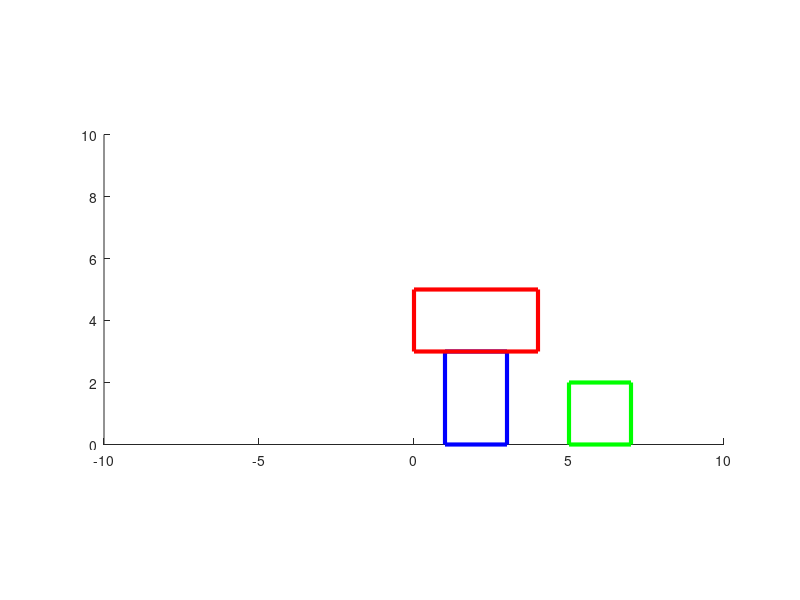
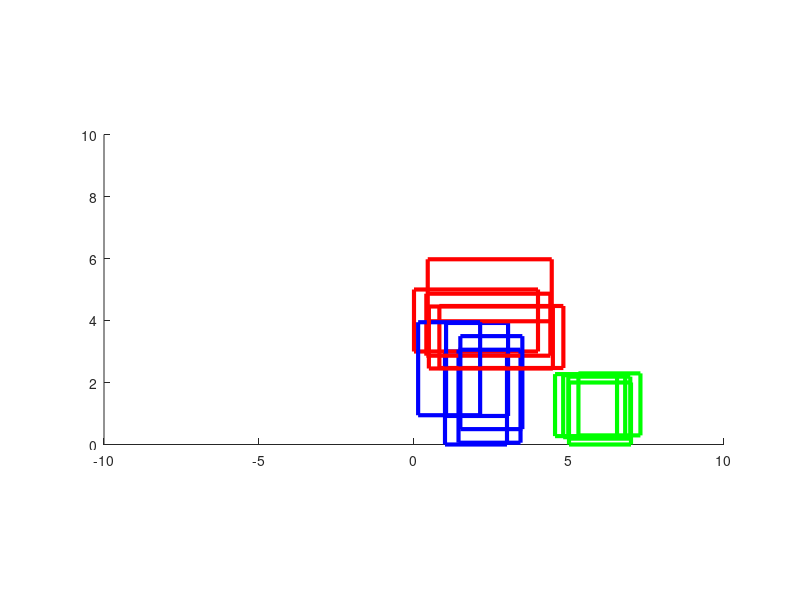

These charts were generated, in order, by the following MATLAB code: (Note: this script raises an error after producing the figures.)
close all
clear all

w1=2;
w2=4;
h1=3;
h2=2;
w3=2;
h3=2;

% position_A=[2*rand(1) 0];
% bx=10*rand(1);
% while ((bx<position_A(1)-w2) ||(bx>position_A(1)+w1))
%    bx=10*rand(1);
% end
% position_B=[bx position_A(2)+h1];
% 
% position_C=[3*rand(1)+ position_A(1)+w1 0];

position_A=[1,0];
position_B=[0,3];
position_C=[5,0];



figure(1)
A=rectangle('Position',[position_A(1) position_A(2) w1 h1],'EdgeColor','b','LineWidth',3);
hold on 
B=rectangle('Position',[position_B(1) position_B(2) w2 h2],'EdgeColor','r','LineWidth',3);
hold on 
C=rectangle('Position',[position_C(1) position_C(2) w3 h3],'EdgeColor','g','LineWidth',3);
axis equal
axis([-10 10 0 10])


%center_A=[2,1.5]
%center_B=[2,4]


positions_for_A(1,:)=[position_A(1) normrnd(position_A(1),0.5,1,4)];
positions_for_B(1,:)=[position_B(1) normrnd(position_B(1),0.5,1,4)];
positions_for_A(2,:)=[position_A(2) normrnd(position_A(2),0.5,1,4)];
positions_for_B(2,:)=[position_B(2) normrnd(position_B(2),0.5,1,4)];
positions_for_C(1,:)=[position_C(1) normrnd(position_C(1),0.5,1,4)];
positions_for_C(2,:)=[position_C(2) normrnd(position_C(2),0.5,1,4)];

% positions_for_B= [0,0.600142508808630,0.593930795648753,0.249517740562795,1.80886262051925,0.401336339818801,0.401844497039815;
%     3,2.62405263065905,3.75813344832298,2.98371674540276,3.81799982863915,2.78747075469498,3.29471668335911];
% positions_for_A=[1,3.72102317542056,1.46803574249391,3.70674065758628,2.46242533721697,1.78982055662434,0.609623707440825;
%     0,1.47020128084852,0.612511298166949,0.812323004640796,0.545540103526116,0.199189444075264,0.397466995795309];
% 
no_A=length(positions_for_A(1,:));
no_B=length(positions_for_B(1,:));
no_C=length(positions_for_C(1,:));

figure(2)
for i=1:no_A
    while(positions_for_A(2,i) < 0) % Keep the objects above the surface
        positions_for_A(2,i)=normrnd(position_A(2),0.5,1,1);
    end
    while(positions_for_A(1,i) < 0) % Keep the objects above the surface
        positions_for_A(1,i)=normrnd(position_A(1),0.5,1,1);
    end
    while(positions_for_B(2,i) < 0)
        positions_for_B(2,i)=normrnd(position_B(2),0.5,1,1);
    end
    while(positions_for_B(1,i) < 0)
        positions_for_B(1,i)=normrnd(position_B(1),0.5,1,1);
    end
    while(positions_for_C(2,i) < 0)
        positions_for_C(2,i)=normrnd(position_C(2),0.5,1,1);
    end
    while(positions_for_C(1,i) < 0)
        positions_for_C(1,i)=normrnd(position_C(1),0.5,1,1);
    end
    rectangle('Position',[positions_for_A(1,i) positions_for_A(2,i) 2 3],'EdgeColor','b','LineWidth',3);
    hold on
    rectangle('Position',[positions_for_B(1,i) positions_for_B(2,i) 4 2],'EdgeColor','r','LineWidth',3);
    hold on
    rectangle('Position',[positions_for_C(1,i) positions_for_C(2,i) 2 2],'EdgeColor','g','LineWidth',3);
    hold on
    axis equal
    axis([-10 10 0 10]);
end
hold off

%Assign unary potentials from observtions--uniform unary potentials
unaryA=ones(no_A,1);
unaryB=ones(no_B,1);
unaryC=ones(no_C,1);

% for i=1:length(positions_for_A(1,:))
%     sigma1 = 0.1;
%     sigma2 = 0.5;
%     if(positions_for_A(2,i) > 1.5)
%         unaryA(:,i)= exp(-dist(positions_for_A(2,i))/2*sigma1^2);
%     elseif (positions_for_A(2,i) <1)
%         unaryA(:,i)=[0.5;0.5];
%     end
%     if(positions_for_B(2,i) > 1.5)
%         unaryB(:,i)=[0.4;0.6];
%     elseif (positions_for_B(2,i) <1)
%         unaryB(:,i)=[0.5;0.5];
%     end
% 
% end

%Assign Edge Potentials . Only a pair from (A,B) have edge potenitals not
%(A,A) and not (B,B)

BinaryAB= zeros(no_A,no_B);
Sigma=0.04;

for i=1:no_A
    for j=1:no_B
        %calculate the approximate center of the bounding boxes using the
        % posiitons and dimensions of the boxes
        x1= positions_for_A (1,i) +  w1/2; % I do not quite know if the objects will be in the directions of axes
        y1= positions_for_A (2,i) +  h1/2;
        x2= positions_for_B (1,j) +  w2/2; % I do not quite know if the objects will be in the directions of axes
        y2= positions_for_B (2,j) +  h2/2;
        if (x1>=x2)
            if (y1>=y2)
                if (y1==y2)
                    BinaryAB(i,j)=0.8;
                elseif((y1-y2)>1.2*((h1+h2)/2))
                    if((x1-x2)>1.1*(w1+w2)/2)
                      %Binary(i,j) = exp(-(((x1-x2)-((w1+w2)/2))^2+ ((y1-y2)-((h1+h2)/2))^2)/(2*Sigma));
                      BinaryAB(i,j) = 0.001;%exp(-(min((x1-x2),(y1-y2))^2)/(2*Sigma));
                    elseif((x1-x2)<0.9*(w1+w2)/2)
                      BinaryAB(i,j)= 0.01;   
                    end
                elseif((y1-y2)<0.8*((h1+h2)/2))
                    if((x1-x2)>= 1.1 *(w1+w2)/2)
                      BinaryAB(i,j) = 0.001%0.8* exp(-(y1-h1/2)^2-2*(y2-h2/2)^2/(2*Sigma));
                    elseif((x1-x2)< 0.9 *(w1+w2)/2)
                      BinaryAB(i,j)= 0.01;
                    end
                else
                    if((x1-x2)==(w1+w2)/2 || (y1-y2)==((h1+h2)/2))
                       BinaryAB(i,j)=0.8;
                    end
                end
            else
                if((y2-y1)>=1.2*((h1+h2)/2))
                    if((x1-x2)>=1.2*(w1+w2)/2)
                     % Binary(i,j) = exp(-(((x1-x2)-((w1+w2)/2))^2+ ((y2-y1)-((h1+h2)/2))^2)/(2*Sigma));
                      BinaryAB(i,j) = 0.01 ;%exp(-(min((x1-x2),(y2-y1))^2)/(2*Sigma));
                    elseif ((x1-x2)<0.9*(w1+w2)/2)
                      BinaryAB(i,j)= 0.01;% exp(-(x1-x2)^2/(2*Sigma));
                    end
                elseif((y2-y1)<0.8*((h1+h2)/2))
                    if((x1-x2)>=1.1 * (w1+w2)/2)
                      BinaryAB(i,j) =0.001; %0.8* exp(-(y2-h2/2)^2-2*(y1-h1/2)^2/(2*Sigma));
                    elseif((x1-x2)< 0.9 * (w1+w2)/2)
                      BinaryAB(i,j)= 0.01;
                    end
                else
                     if((x1-x2)==(w1+w2)/2 || (y2-y1)==((h1+h2)/2))
                         BinaryAB(i,j)=0.8;
                     end
                end
            end
        else
            if (y1>=y2)
                if (y1==y2)
                    BinaryAB(i,j)=0.8;
                elseif((y1-y2)>1.2 *((h1+h2)/2))
                    if((x2-x1)>=1.1*(w1+w2)/2)
                      %Binary(i,j) = exp(-(((x2-x1)-((w1+w2)/2))^2+ ((y1-y2)-((h1+h2)/2))^2)/(2*Sigma));
                      BinaryAB(i,j) = 0.01; %exp(-(min((x2-x1),(y1-y2))^2)/(2*Sigma));

                    elseif((x2-x1)<0.9*(w1+w2)/2)
                      BinaryAB(i,j)= 0.01; %exp(-(x2-x1)^2/(2*Sigma));
                    end
                elseif((y1-y2)<0.8 *((h1+h2)/2))
                    if((x2-x1)>=1.1*(w1+w2)/2)
                      BinaryAB(i,j) = 0.001; %0.8 * exp(-(y1-h1/2)^2-2*(y2-h2/2)^2/(2*Sigma));
                    elseif((x2-x1)<0.9*(w1+w2)/2)
                      BinaryAB(i,j)= 0.01;
                    end
                else
                      if ((x2-x1)==(w1+w2)/2 && (y1-y2)==((h1+h2)/2))
                          BinaryAB(i,j)=0.8;
                      end
                end
            else
                if((y2-y1)>=1.2*((h1+h2)/2))
                    if((x2-x1)>=1.2*(w1+w2)/2)
%                       Binary(i,j) = exp(-(((x2-x1)-((w1+w2)/2))^2+ ((y2-y1)-((h1+h2)/2))^2)/(2*Sigma));
                      BinaryAB(i,j) = 0.01 ;%exp(-(min((x2-x1),(y2-y1))^2)/(2*Sigma));

                    elseif((x2-x1)<0.9*(w1+w2)/2)
                      BinaryAB(i,j)= 0.01; %exp(-(x1-x2)^2/(2*Sigma));
                    end
                elseif((y2-y1)<0.9*((h1+h2)/2))
                    if((x2-x1)>=1.1*(w1+w2)/2)
                      BinaryAB(i,j) = 0.001; %0.8 * exp(-(y2-h2/2)^2-2*(y1-h1/2)^2/(2*Sigma));
                    elseif((x2-x1)<0.9*(w1+w2)/2)
                      BinaryAB(i,j)= 0.01;
                    end
                else
                    if(((x2-x1)==(w1+w2)/2) && (y2-y1)==((h1+h2)/2))
                       BinaryAB(i,j)=0.8;
                    end
                end
            end
        end
    end
end

BinaryAB=BinaryAB/sum(sum(BinaryAB));

BinaryAC= zeros(no_A,no_C);
Sigma=0.04;

for i=1:no_A
    for j=1:no_C
        %calculate the approximate center of the bounding boxes using the
        % posiitons and dimensions of the boxes
        x1= positions_for_A (1,i) +  w1/2; % I do not quite know if the objects will be in the directions of axes
        y1= positions_for_A (2,i) +  h1/2;
        x2= positions_for_C (1,j) +  w2/2; % I do not quite know if the objects will be in the directions of axes
        y2= positions_for_C (2,j) +  h2/2;
        if (x1>=x2)
            if (y1>=y2)
                if (y1==y2)
                    BinaryAC(i,j)=0.8;
                elseif((y1-y2)>1.2*((h1+h2)/2))
                    if((x1-x2)>1.1*(w1+w2)/2)
                      %Binary(i,j) = exp(-(((x1-x2)-((w1+w2)/2))^2+ ((y1-y2)-((h1+h2)/2))^2)/(2*Sigma));
                      BinaryAC(i,j) = exp(-(min((x1-x2),(y1-y2))^2)/(2*Sigma));
                    elseif((x1-x2)<0.9*(w1+w2)/2)
                      BinaryAC(i,j)= 0.01;   
                    end
                elseif((y1-y2)<0.8*((h1+h2)/2))
                    if((x1-x2)>= 1.1 *(w1+w2)/2)
                      BinaryAC(i,j) = 0.001; %0.8* exp(-(y1-h1/2)^2-2*(y2-h2/2)^2/(2*Sigma));
                    elseif((x1-x2)< 0.9 *(w1+w2)/2)
                      BinaryAC(i,j)= 0.01;
                    end
                else
                    if((x1-x2)==(w1+w2)/2 || (y1-y2)==((h1+h2)/2))
                       BinaryAC(i,j)=0.8;
                    end
                end
            else
                if((y2-y1)>=1.2*((h1+h2)/2))
                    if((x1-x2)>=1.2*(w1+w2)/2)
                     % Binary(i,j) = exp(-(((x1-x2)-((w1+w2)/2))^2+ ((y2-y1)-((h1+h2)/2))^2)/(2*Sigma));
                      BinaryAC(i,j) = 0.01 ;%exp(-(min((x1-x2),(y2-y1))^2)/(2*Sigma));
                    elseif ((x1-x2)<0.9*(w1+w2)/2)
                      BinaryAC(i,j)= 0.01;% exp(-(x1-x2)^2/(2*Sigma));
                    end
                elseif((y2-y1)<0.8*((h1+h2)/2))
                    if((x1-x2)>=1.1 * (w1+w2)/2)
                      BinaryAC(i,j) =0.001 %0.8* exp(-(y2-h2/2)^2-2*(y1-h1/2)^2/(2*Sigma));
                    elseif((x1-x2)< 0.9 * (w1+w2)/2)
                      BinaryAC(i,j)= 0.01;
                    end
                else
                     if((x1-x2)==(w1+w2)/2 || (y2-y1)==((h1+h2)/2))
                         BinaryAC(i,j)=0.8;
                     end
                end
            end
        else
            if (y1>=y2)
                if (y1==y2)
                    BinaryAC(i,j)=0.8;
                elseif((y1-y2)>1.2 *((h1+h2)/2))
                    if((x2-x1)>=1.1*(w1+w2)/2)
                      %Binary(i,j) = exp(-(((x2-x1)-((w1+w2)/2))^2+ ((y1-y2)-((h1+h2)/2))^2)/(2*Sigma));
                      BinaryAC(i,j) = 0.01; %exp(-(min((x2-x1),(y1-y2))^2)/(2*Sigma));

                    elseif((x2-x1)<0.9*(w1+w2)/2)
                      BinaryAC(i,j)= 0.01; %exp(-(x2-x1)^2/(2*Sigma));
                    end
                elseif((y1-y2)<0.8 *((h1+h2)/2))
                    if((x2-x1)>=1.1*(w1+w2)/2)
                      BinaryAC(i,j) = 0.001 ;%0.8 * exp(-(y1-h1/2)^2-2*(y2-h2/2)^2/(2*Sigma));
                    elseif((x2-x1)<0.9*(w1+w2)/2)
                      BinaryAC(i,j)= 0.01;
                    end
                else
                      if ((x2-x1)==(w1+w2)/2 && (y1-y2)==((h1+h2)/2))
                          BinaryAC(i,j)=0.8;
                      end
                end
            else
                if((y2-y1)>=1.2*((h1+h2)/2))
                    if((x2-x1)>=1.2*(w1+w2)/2)
%                       Binary(i,j) = exp(-(((x2-x1)-((w1+w2)/2))^2+ ((y2-y1)-((h1+h2)/2))^2)/(2*Sigma));
                      BinaryAC(i,j) = 0.01 ;%exp(-(min((x2-x1),(y2-y1))^2)/(2*Sigma));

                    elseif((x2-x1)<0.9*(w1+w2)/2)
                      BinaryAC(i,j)= 0.01; %exp(-(x1-x2)^2/(2*Sigma));
                    end
                elseif((y2-y1)<0.9*((h1+h2)/2))
                    if((x2-x1)>=1.1*(w1+w2)/2)
                      BinaryAC(i,j) = 0.001 ;%0.8 * exp(-(y2-h2/2)^2-2*(y1-h1/2)^2/(2*Sigma));
                    elseif((x2-x1)<0.9*(w1+w2)/2)
                      BinaryAC(i,j)= 0.01;
                    end
                else
                    if(((x2-x1)==(w1+w2)/2) && (y2-y1)==((h1+h2)/2))
                       BinaryAC(i,j)=0.8;
                    end
                end
            end
        end
    end
end

BinaryAC=BinaryAC/sum(sum(BinaryAC));


BinaryCB= zeros(no_C,no_B);
Sigma=0.04;

for i=1:no_C
    for j=1:no_B
        %calculate the approximate center of the bounding boxes using the
        % posiitons and dimensions of the boxes
        x1= positions_for_C (1,i) +  w1/2; % I do not quite know if the objects will be in the directions of axes
        y1= positions_for_C (2,i) +  h1/2;
        x2= positions_for_B (1,j) +  w2/2; % I do not quite know if the objects will be in the directions of axes
        y2= positions_for_B (2,j) +  h2/2;
        if (x1>=x2)
            if (y1>=y2)
                if (y1==y2)
                    BinaryCB(i,j)=0.8;
                elseif((y1-y2)>1.2*((h1+h2)/2))
                    if((x1-x2)>1.1*(w1+w2)/2)
                      %Binary(i,j) = exp(-(((x1-x2)-((w1+w2)/2))^2+ ((y1-y2)-((h1+h2)/2))^2)/(2*Sigma));
                      BinaryCB(i,j) = 0.001; %exp(-(min((x1-x2),(y1-y2))^2)/(2*Sigma));
                    elseif((x1-x2)<0.9*(w1+w2)/2)
                      BinaryCB(i,j)= 0.01;   
                    end
                elseif((y1-y2)<0.8*((h1+h2)/2))
                    if((x1-x2)>= 1.1 *(w1+w2)/2)
                      BinaryCB(i,j) = 0.001 %0.8* exp(-(y1-h1/2)^2-2*(y2-h2/2)^2/(2*Sigma));
                    elseif((x1-x2)< 0.9 *(w1+w2)/2)
                      BinaryCB(i,j)= 0.01;
                    end
                else
                    if((x1-x2)==(w1+w2)/2 || (y1-y2)==((h1+h2)/2))
                       BinaryCB(i,j)=0.8;
                    end
                end
            else
                if((y2-y1)>=1.2*((h1+h2)/2))
                    if((x1-x2)>=1.2*(w1+w2)/2)
                     % Binary(i,j) = exp(-(((x1-x2)-((w1+w2)/2))^2+ ((y2-y1)-((h1+h2)/2))^2)/(2*Sigma));
                      BinaryCB(i,j) = 0.01 ;%exp(-(min((x1-x2),(y2-y1))^2)/(2*Sigma));
                    elseif ((x1-x2)<0.9*(w1+w2)/2)
                      BinaryCB(i,j)= 0.01;% exp(-(x1-x2)^2/(2*Sigma));
                    end
                elseif((y2-y1)<0.8*((h1+h2)/2))
                    if((x1-x2)>=1.1 * (w1+w2)/2)
                      BinaryCB(i,j) =0.001; %0.8* exp(-(y2-h2/2)^2-2*(y1-h1/2)^2/(2*Sigma));
                    elseif((x1-x2)< 0.9 * (w1+w2)/2)
                      BinaryCB(i,j)= 0.01;
                    end
                else
                     if((x1-x2)==(w1+w2)/2 || (y2-y1)==((h1+h2)/2))
                         BinaryCB(i,j)=0.8;
                     end
                end
            end
        else
            if (y1>=y2)
                if (y1==y2)
                    BinaryCB(i,j)=0.8;
                elseif((y1-y2)>1.2 *((h1+h2)/2))
                    if((x2-x1)>=1.1*(w1+w2)/2)
                      %Binary(i,j) = exp(-(((x2-x1)-((w1+w2)/2))^2+ ((y1-y2)-((h1+h2)/2))^2)/(2*Sigma));
                      BinaryCB(i,j) = 0.01; %exp(-(min((x2-x1),(y1-y2))^2)/(2*Sigma));

                    elseif((x2-x1)<0.9*(w1+w2)/2)
                      BinaryCB(i,j)= 0.01; %exp(-(x2-x1)^2/(2*Sigma));
                    end
                elseif((y1-y2)<0.8 *((h1+h2)/2))
                    if((x2-x1)>=1.1*(w1+w2)/2)
                      BinaryCB(i,j) = 0.001; %0.8 * exp(-(y1-h1/2)^2-2*(y2-h2/2)^2/(2*Sigma));
                    elseif((x2-x1)<0.9*(w1+w2)/2)
                      BinaryCB(i,j)= 0.01;
                    end
                else
                      if ((x2-x1)==(w1+w2)/2 && (y1-y2)==((h1+h2)/2))
                          BinaryCB(i,j)=0.8;
                      end
                end
            else
                if((y2-y1)>=1.2*((h1+h2)/2))
                    if((x2-x1)>=1.2*(w1+w2)/2)
%                       Binary(i,j) = exp(-(((x2-x1)-((w1+w2)/2))^2+ ((y2-y1)-((h1+h2)/2))^2)/(2*Sigma));
                      BinaryCB(i,j) = 0.01 ;%exp(-(min((x2-x1),(y2-y1))^2)/(2*Sigma));

                    elseif((x2-x1)<0.9*(w1+w2)/2)
                      BinaryCB(i,j)= 0.01; %exp(-(x1-x2)^2/(2*Sigma));
                    end
                elseif((y2-y1)<0.9*((h1+h2)/2))
                    if((x2-x1)>=1.1*(w1+w2)/2)
                      BinaryCB(i,j) = 0.001 ; %0.8 * exp(-(y2-h2/2)^2-2*(y1-h1/2)^2/(2*Sigma));
                    elseif((x2-x1)<0.9*(w1+w2)/2)
                      BinaryCB(i,j)= 0.01;
                    end
                else
                    if(((x2-x1)==(w1+w2)/2) && (y2-y1)==((h1+h2)/2))
                       BinaryCB(i,j)=0.8;
                    end
                end
            end
        end
    end
end

BinaryCB=BinaryCB/sum(sum(BinaryCB));


%Normalize the Binary potentials
% sum=0;
%  for i=1:no_A
%      sum=sum+sum_a(Binary(i,:));
%  end
%  
%  Binary=Binary/sum;
  

%Initialize previous messages

prev_messagefromAtoB = ones(no_A,1);
prev_messagefromAtoC = ones(no_A,1);
prev_messagefromBtoA = ones(no_B, 1);
prev_messagefromBtoC = ones(no_B, 1);
prev_messagefromCtoA = ones(no_C, 1);
prev_messagefromCtoB = ones(no_C, 1);


%Initialize the beliefs

belA=zeros(no_A,1);
belB=zeros(no_B,1);
belC=zeros(no_C,1);

%Now start the loop- There is only one edge

for iter=15
    
    % Calculate the messages to all B nodes from all A nodes , I don't think
    % messages are commutative in this case
    
         messagefromAtoB= BinaryAB*unaryA.*prev_messagefromCtoA;
         messagefromBtoA= BinaryAB'*unaryB.*prev_messagefromCtoB;
         messagefromAtoC= BinaryAC*unaryA.*prev_messagefromBtoA;
         messagefromBtoC= BinaryCB'*unaryB.*prev_messagefromAtoB;
         messagefromCtoA= BinaryAC'*unaryC.*prev_messagefromBtoC;
         messagefromCtoB= BinaryCB*unaryC.*prev_messagefromAtoC;
         
         belA=unaryA.*messagefromBtoA.*messagefromCtoA;
         belB=unaryB.*messagefromAtoB.*messagefromCtoB;
         belC=unaryC.*messagefromAtoC.*messagefromBtoC;
         
         %Normalize the beliefs
         belA=belA/sum_a(belA);
         belB=belB/sum_a(belB);
         belC=belB/sum_a(belC);
         
         %update the messages
         prev_messagefromBtoA=messagefromBtoA;
         prev_messagefromAtoB=messagefromAtoB;
         prev_messagefromCtoA=messagefromCtoA;
         prev_messagefromBtoC=messagefromBtoC;
         prev_messagefromAtoC=messagefromAtoC;
         prev_messagefromCtoB=messagefromCtoB;
   
end
max_A=max(belA);
max_B=max(belB);
max_C=max(belC);


for i=1:no_A
    if (max_A==belA(i))
        index_A=i;
        break;
    end
end

for i=1:no_B
    if (max_B==belB(i))
        index_B=i;
        break;
    end
end
for i=1:no_C
    if (max_C==belC(i))
        index_C=i;
        break;
    end
end

        
figure(3)
rectangle('Position',[positions_for_A(1,index_A) positions_for_A(2,index_A) w1 h1],'EdgeColor','b','LineWidth',3);
    hold on
rectangle('Position',[positions_for_B(1,index_B) positions_for_B(2,index_B) w2 h2],'EdgeColor','r','LineWidth',3);
    hold on
rectangle('Position',[positions_for_C(1,index_C) positions_for_C(2,index_C) w3 h3],'EdgeColor','g','LineWidth',3);
    hold on
    axis equal
    axis([-10 10 0 10]);












